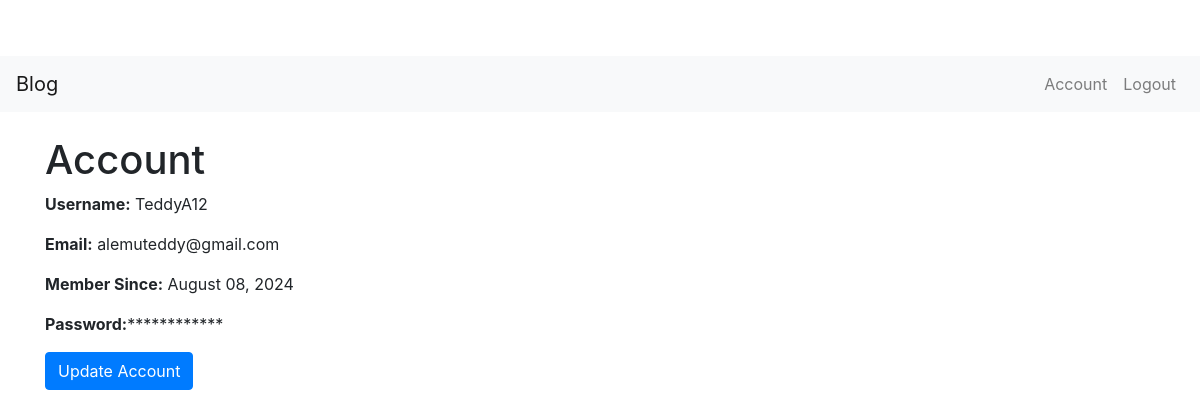
Page /account (signed in) on the committed database.
### model.py (models this page shows, shortened)
class User(db.Model, UserMixin):  # Inherit from db.Model and UserMixin
    id = db.Column(db.Integer, primary_key=True)  # Primary key column
    username = db.Column(db.String(20), unique=True, nullable=False)  # Username column, must be unique and not null
    email = db.Column(db.String(120), unique=True, nullable=False)  # Email column, must be unique and not null
    image_file = db.Column(db.String(20), nullable=False, default='default.jpg')  # Image file column, default value is 'default.jpg'
    date_joined = db.Column(db.DateTime, nullable=False, default=datetime.utcnow)
    password = db.Column(db.String(60), nullable=False)  # Password column, not null
    posts = db.relationship('Post', backref='author', lazy=True)  # One-to-many relationship with Post
    is_admin = db.Column(db.Boolean, default=False)  # New field

### app.py (the view)
@app.route('/account')
@login_required
def account():
    return render_template('account.html')

### app.py (called while the page is built)
@login_manager.user_loader
def load_user(user_id):
    return User.query.get(int(user_id))

### templates/account.html (shortened to what this page needs)
{% extends "base.html" %}
{% block content %}
<h1 class="mt-4">Account</h1>
<p><strong>Username:</strong> {{ current_user.username }}</p>
<p><strong>Email:</strong> {{ current_user.email }}</p>
<p><strong>Member Since:</strong> {{ current_user.date_joined.strftime('%B %d, %Y') }}</p>
<p><strong>Password:</strong>************</p>
<a href="{{ url_for('update_account', user_id=current_user.id) }}" class="btn btn-primary">Update Account</a>
{% endblock %}

### static/style.css (style rules this page uses)
body { padding-top: 56px; }
h1, h2 { margin-top: 20px; }

### rows in the picture
User: username "TeddyA12", email "alemuteddy@gmail.com", date_joined "August 08, 2024"
